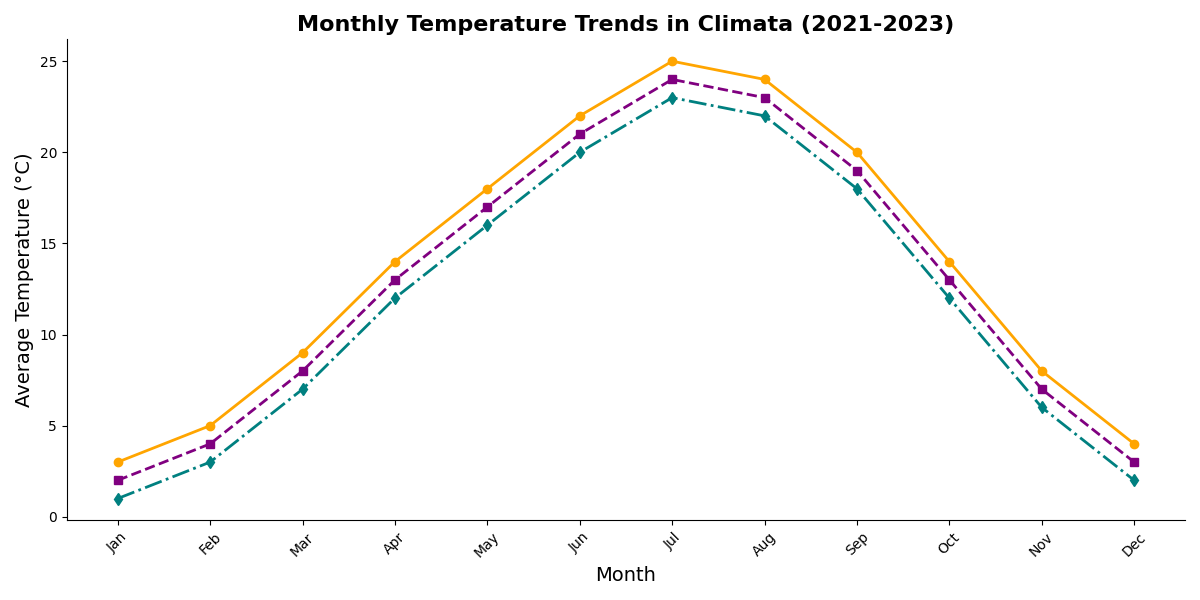

Write the Python code that produced this figure.
import matplotlib.pyplot as plt
import numpy as np

months = np.array(['Jan', 'Feb', 'Mar', 'Apr', 'May', 'Jun', 'Jul', 'Aug', 'Sep', 'Oct', 'Nov', 'Dec'])
temps_2021 = np.array([3, 5, 9, 14, 18, 22, 25, 24, 20, 14, 8, 4])
temps_2022 = np.array([2, 4, 8, 13, 17, 21, 24, 23, 19, 13, 7, 3])
temps_2023 = np.array([1, 3, 7, 12, 16, 20, 23, 22, 18, 12, 6, 2])

fig, ax = plt.subplots(figsize=(12, 6))

# Applying new set of colors
ax.plot(months, temps_2021, marker='o', linestyle='-', color='orange', linewidth=2)
ax.plot(months, temps_2022, marker='s', linestyle='--', color='purple', linewidth=2)
ax.plot(months, temps_2023, marker='d', linestyle='-.', color='teal', linewidth=2)

ax.set_title('Monthly Temperature Trends in Climata (2021-2023)', fontsize=16, fontweight='bold')
ax.set_xlabel('Month', fontsize=14)
ax.set_ylabel('Average Temperature (°C)', fontsize=14)

plt.xticks(rotation=45)

ax.spines['top'].set_visible(False)
ax.spines['right'].set_visible(False)

plt.tight_layout()

plt.show()
